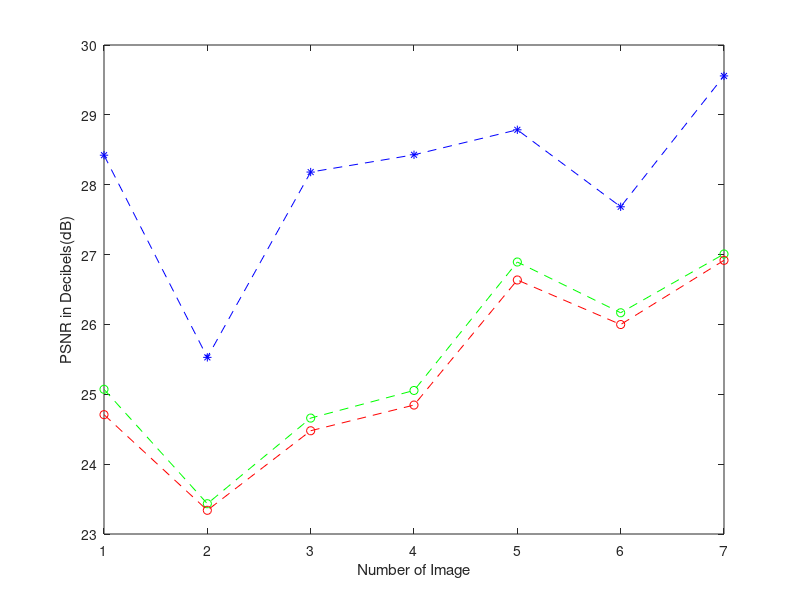

The MATLAB source for this figure:
y=[25.0712,23.4335,24.6593,25.0548,26.8935,26.1670,27.0084 ];
%PSNR values of 4X enlargement using proposed method for all seven images
y1=[24.7085, 23.3393,24.4780,24.8457,26.6362,25.9985,26.9173];
%PSNR values of 4X enlargement using iNEDI for all seven images
y2=[28.4225,25.5284,28.1812,28.4284,28.7861,27.6841,29.5574];
%PSNR values of 4X enlargement using ICBI for all seven images
x=[1,2,3,4,5,6,7];
plot(x,y,'g--o',x,y1,'r--o',x,y2,'b--*')
xlabel('Number of Image');
ylabel('PSNR in Decibels(dB)');